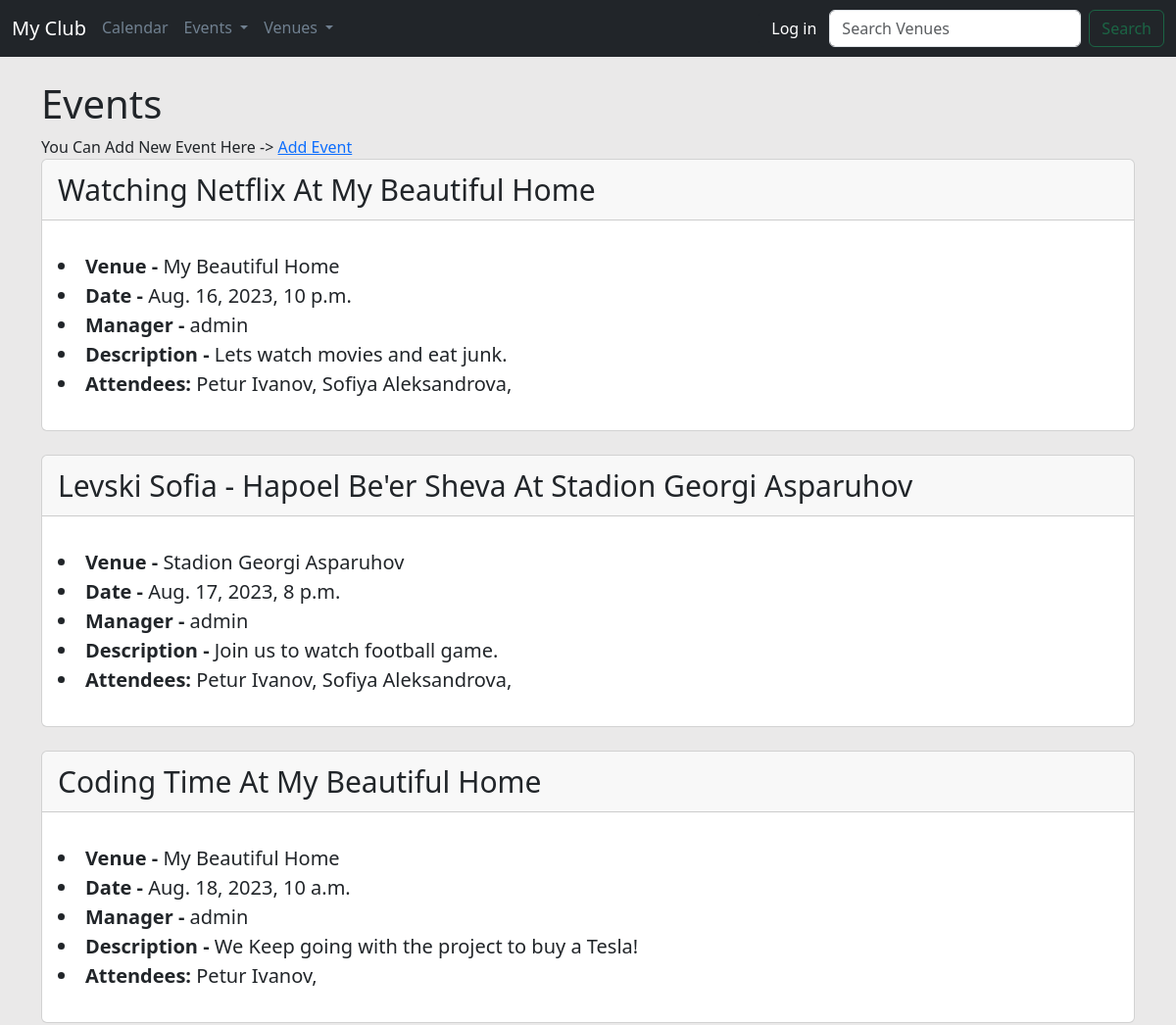
The page /Events (upper part) on the database as committed earlier.
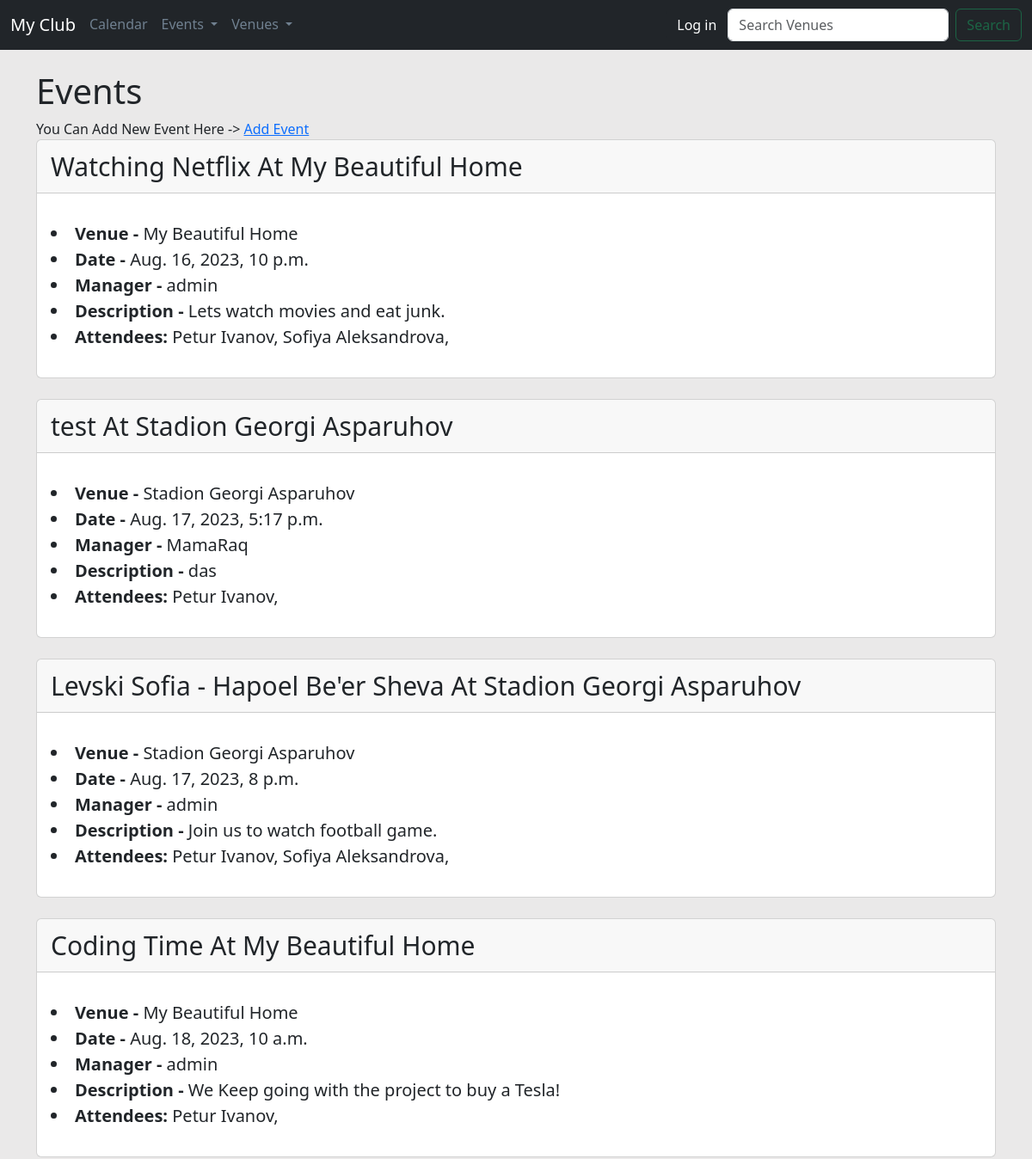
The same page on the database as committed later.
### events/models.py (models this page shows)
class Event(models.Model):
    name = models.CharField('Event name', max_length=150)
    event_data = models.DateTimeField('Event Date')
    venue = models.ForeignKey(Venue, blank=True, null=True, on_delete=models.CASCADE)
    manager = models.ForeignKey(User, blank=True, null=True, on_delete=models.SET_NULL)
    description = models.TextField(blank=True)
    attendees = models.ManyToManyField(MyWebsiteUser, blank=True)
    def __str__(self):
        return self.name

class Venue(models.Model):
    name = models.CharField('Venue Name', max_length=150)
    address = models.CharField(max_length=300)
    zip_code = models.CharField('Zip Code', max_length=15)
    phone = models.CharField('Contact Phone', max_length=25, blank=True)
    web = models.URLField('Website Address', blank=True)
    email_address = models.EmailField('Email Address', blank=True)
    def __str__(self):
        return self.name

class MyWebsiteUser(models.Model):
    first_name = models.CharField(max_length=30)
    last_name = models.CharField(max_length=30)
    email = models.EmailField('User Email')
    def __str__(self):
        return f"{self.first_name} {self.last_name}"

### events/views.py (the view)
# urls.py: path('Events', views.all_events, name="list-events"),
def all_events(request):
    p = Paginator(Event.objects.all().order_by('event_data', 'name'), 5)
    page = request.GET.get('page')
    event_list = p.get_page(page)
    return render(request, 'events/event_list.html', {'event_list': event_list})

### events/templates/events/event_list.html (shortened to what this page needs)
{% extends 'events/base.html' %}
{% block content %}
<h1>
    Events
</h1>
You Can Add New Event Here -> <a href="{% url 'add-event' %}">Add Event</a>
<br/>
{% for event in event_list %}
<div class="card">
    <div class="card-header" style="font-size: 30px">
        {{ event }} At {{ event.venue }}
    </div>
    <div class="card-body">
        <p class="card-text">
            <li style="font-size: 20px"><strong>Venue - </strong>{{ event.venue }}</li>
            <li style="font-size: 20px"><strong>Date - </strong>{{ event.event_data }}</li>
            <li style="font-size: 20px"><strong>Manager - </strong>{{ event.manager }}</li>
            <li style="font-size: 20px"><strong>Description - </strong>{{ event.description }}</li>
            <li style="font-size: 20px"><strong>Attendees: </strong>
                {% for user in event.attendees.all %}
                {{ user }},
                {% endfor %}
            </li>
        </p>
    </div>
</div>
<br/>
{% endfor %}
<br/>
<br/><br/><br/><br/>
{% endblock %}

Rows that differ between the two databases and show on the page:
added Event: name "test", venue "Stadion Georgi Asparuhov", event_data "Aug. 17, 2023, 5:17 p.m.", manager "MamaRaq", description "das", MyWebsiteUser (first_name+last_name "Petur Ivanov")
